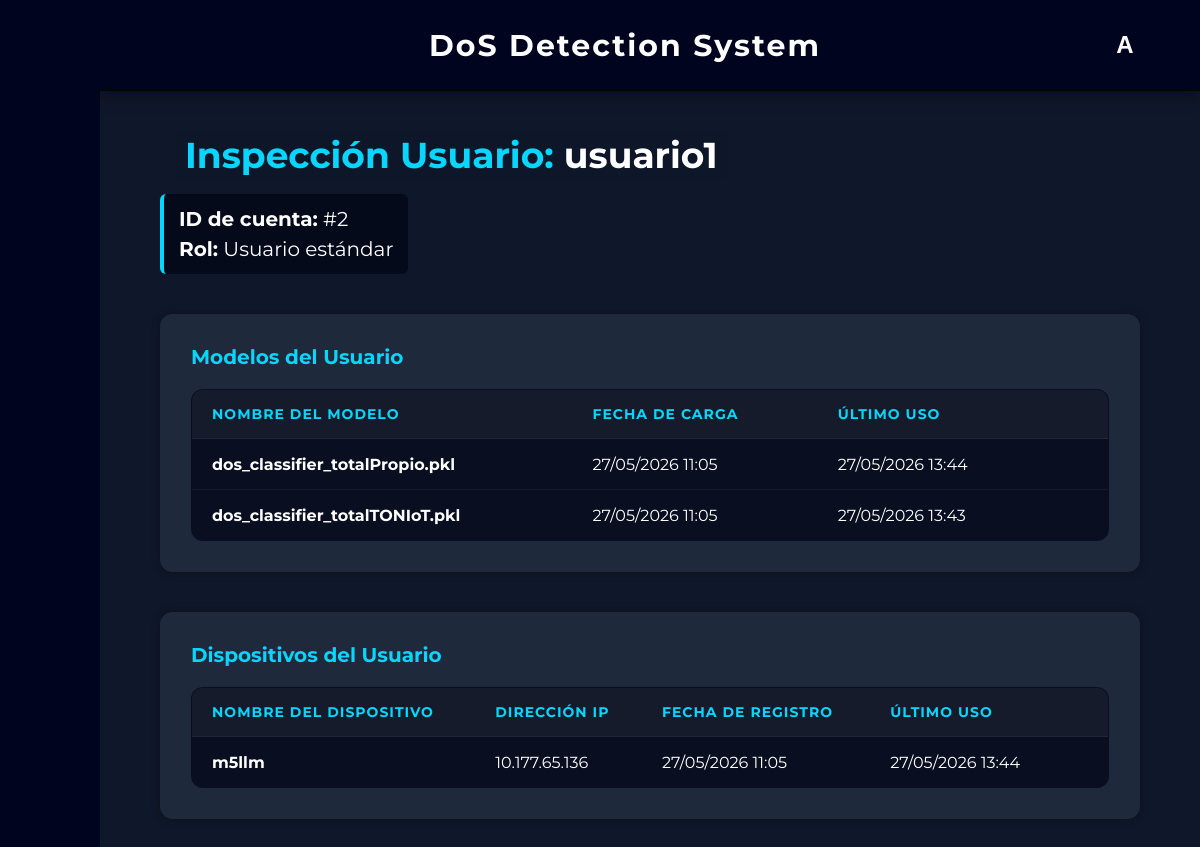
The app's page /admin/usuarios/ver/2 (signed in), older data.
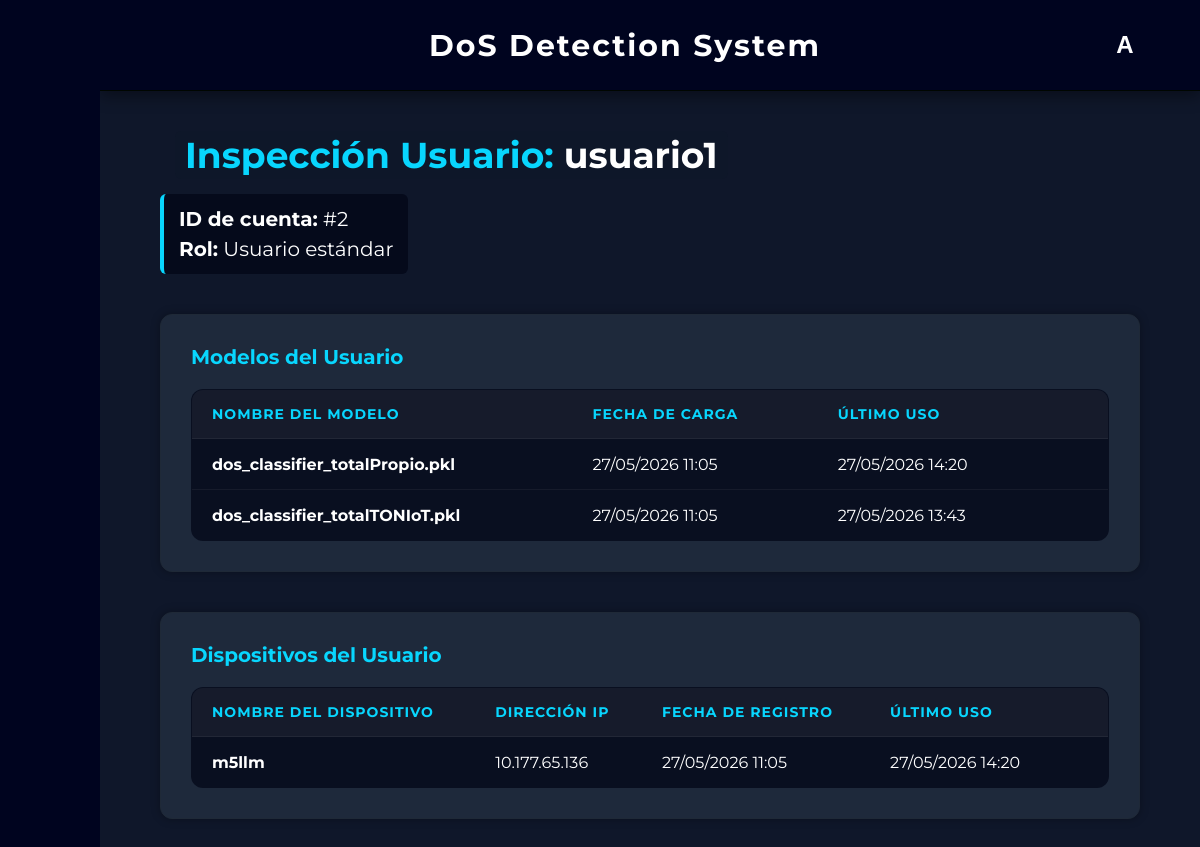
The same page, newer data.
### app/models.py (models this page shows)
class Modelo(db.Model):
    __tablename__ = 'modelos'
    id = db.Column(db.Integer, primary_key=True)
    nombre = db.Column(db.String(150), nullable=False)
    ruta_archivo = db.Column(db.String(255), nullable=False)
    usuario_id = db.Column(db.Integer, db.ForeignKey('usuarios.id'), nullable=False)
    fecha_subida = db.Column(db.DateTime, default=datetime.now(pytz.timezone('Europe/Madrid')))
    fecha_ultimo_uso = db.Column(db.DateTime, default=datetime.now(pytz.timezone('Europe/Madrid')))
    usuario = db.relationship('User', backref=db.backref('modelos', lazy=True))

class Dispositivo(db.Model):
    __tablename__ = 'dispositivos'
    id = db.Column(db.Integer, primary_key=True)
    nombre = db.Column(db.String(150), nullable=False)
    ip = db.Column(db.String(50), nullable=False)
    usuario_id = db.Column(db.Integer, db.ForeignKey('usuarios.id'), nullable=False)
    fecha_registro = db.Column(db.DateTime, default=datetime.now(pytz.timezone('Europe/Madrid')))
    fecha_ultimo_uso = db.Column(db.DateTime, default=datetime.now(pytz.timezone('Europe/Madrid')))
    usuario = db.relationship('User', backref=db.backref('dispositivos', cascade="all, delete-orphan", lazy=True))

### app/routes/pages/admin.py (the view)
@admin_bp.route("/admin/usuarios/ver/<int:user_id>")
@admin_required
def ver_detalles(user_id):
    usuario = User.query.get_or_404(user_id)
    return render_template("admin_ver_usuario.html", usuario=usuario)

### app/routes/pages/admin.py (called while the page is built)
def admin_required(f):
    @wraps(f)
    def decorated_function(*args, **kwargs):
        if not session.get('is_admin'):
            flash("Acceso denegado. Se requieren permisos de administrador.", "error")
            return redirect(url_for('dashboard.dashboard'))
        return f(*args, **kwargs)
    return decorated_function

### app/templates/admin_ver_usuario.html (shortened to what the changed rows need)
{% extends "base.html" %}
{% block content %}
<div style="padding: 40px 60px; max-width: 1200px; margin: 0 auto;">
    <div style="margin-bottom: 40px;">
        <div style="display: flex; align-items: center; gap: 15px;">
            <h2 style="color: #08d6fe; background-color: #0f172ad3; margin: 0; font-size: 36px; padding: 2px 10px; border-radius: 6px;">
                Inspección Usuario: <span style="color: white;">{{ usuario.username }}</span>
            </h2>
        </div>
    </div>
    <div class="card" style="padding: 30px; margin-bottom: 40px;">
        <table class="glass-table">
            <thead>
                <tr>
                    <th>Nombre del Modelo</th>
                    <th>Fecha de Carga</th>
                    <th>Último Uso</th>
                    <th style="text-align: center;"> </th>
                </tr>
            </thead>
            <tbody>
                {% for modelo in usuario.modelos %}
                <tr>
                    <td style="font-weight: bold; color: white;">{{ modelo.nombre }}</td>
                    <td>{{ modelo.fecha_subida.strftime('%d/%m/%Y %H:%M') if modelo.fecha_subida else '---' }}</td>
                    <td>{{ modelo.fecha_ultimo_uso.strftime('%d/%m/%Y %H:%M') if modelo.fecha_ultimo_uso else '---' }}</td>
                    <td style="text-align: center;">
                        <form action="{{ url_for('admin.delete_model_admin', model_id=modelo.id) }}" method="POST"
                              onsubmit="confirmAction(event, this, '¿Eliminar este modelo del inventario del usuario? Esta acción es irreversible.');">
                            <button type="submit" class="delete-btn" title="Forzar eliminación de modelo">
                            </button>
                        </form>
                    </td>
                </tr>
                {% else %}
                <tr>
                    <td colspan="4" style="text-align: center; padding: 20px; opacity: 0.6;">Este usuario no ha subido ningún modelo.</td>
                </tr>
                {% endfor %}
            </tbody>
        </table>
    </div>
    <div class="card" style="padding: 30px;">
        <table class="glass-table">
            <thead>
                <tr>
                    <th>Nombre del Dispositivo</th>
                    <th>Dirección IP</th>
                    <th>Fecha de Registro</th>
                    <th>Último Uso</th>
                    <th style="text-align: center;"> </th>
                </tr>
            </thead>
            <tbody>
                {% for dispositivo in usuario.dispositivos %}
                <tr>
                    <td style="font-weight: bold; color: white;">{{ dispositivo.nombre }}</td>
                    <td style="color: white;">{{ dispositivo.ip }}</td>
                    <td>{{ dispositivo.fecha_registro.strftime('%d/%m/%Y %H:%M') if dispositivo.fecha_registro else '---' }}</td>
                    <td>{{ dispositivo.fecha_ultimo_uso.strftime('%d/%m/%Y %H:%M') if dispositivo.fecha_ultimo_uso else '---' }}</td>
                    <td style="text-align: center;">
                        <form action="{{ url_for('admin.delete_device_admin', device_id=dispositivo.id) }}" method="POST"
                              onsubmit="confirmAction(event, this, '¿Desvincular este dispositivo de la cuenta del usuario?');">
                            <button type="submit" class="delete-btn" title="Forzar eliminación de dispositivo">
                            </button>
                        </form>
                    </td>
                </tr>
                {% else %}
                <tr>
                    <td colspan="5" style="text-align: center; padding: 20px; opacity: 0.6;">Este usuario no tiene ningún dispositivo M5Stack registrado.</td>
                </tr>
                {% endfor %}
            </tbody>
        </table>
    </div>
</div>
{% endblock %}

Row changes from the older to the newer data that the page shows:
changed Modelo "dos_classifier_totalPropio.pkl": fecha_ultimo_uso "27/05/2026 13:44" → "27/05/2026 14:20"
changed Dispositivo "m5llm": fecha_ultimo_uso "27/05/2026 13:44" → "27/05/2026 14:20"
